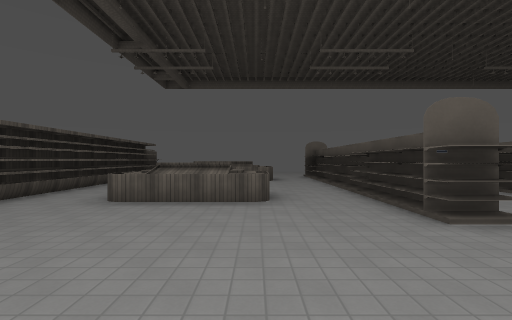
[1] (above)

24 first-person views from a walk through a 3-D level made in the Godot game engine. The camera is 1.5 m above the floor, looks level and sees 85° across. The floor is counted in squares, 2 m on a side. Each view is taken from the middle of a square. On the plan, view 1 faces up. The plan holds only what a view shows up to about 10 squares ahead; the rest is blank. Some surface patterns are stand-ins.

[2]
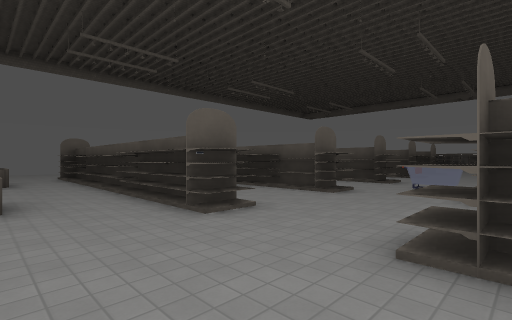

[3]
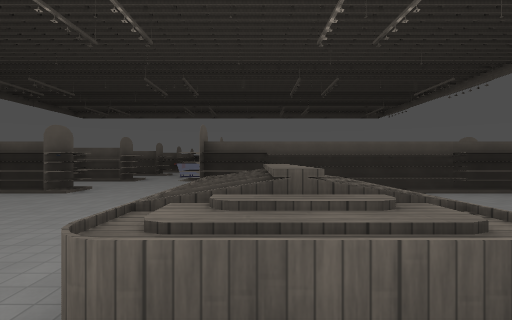

[4]
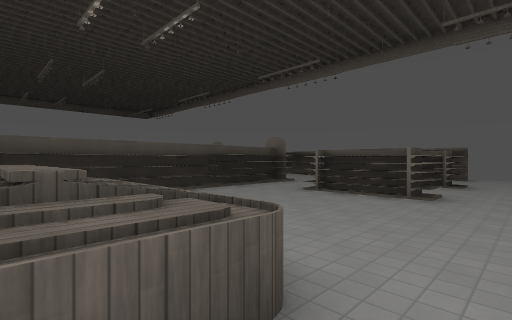

[5]
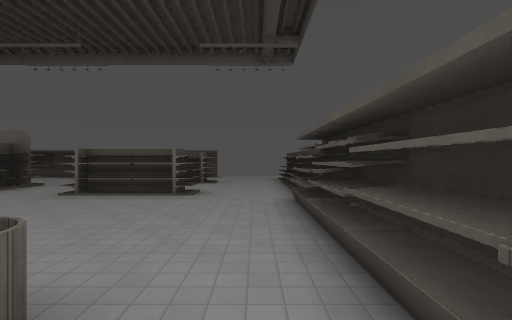

[6]
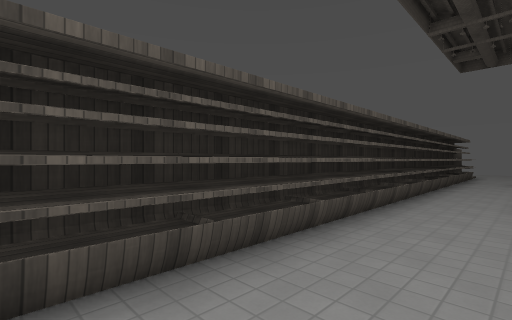

[7]
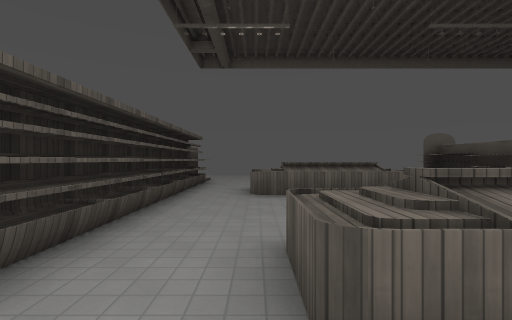

[8]
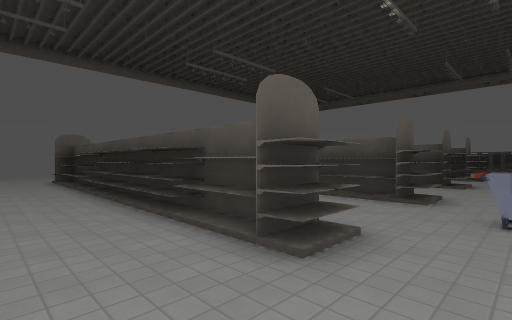

[9]
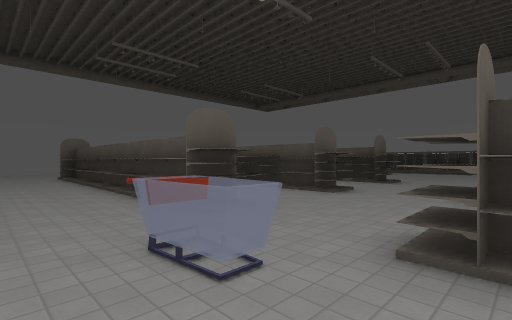

[10]
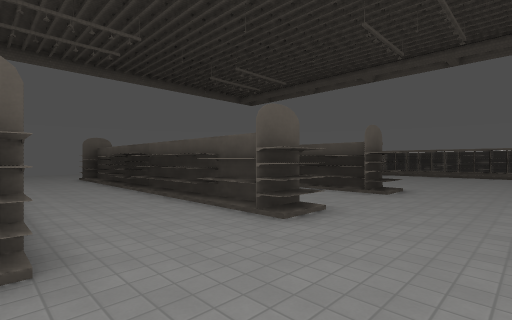

[11]
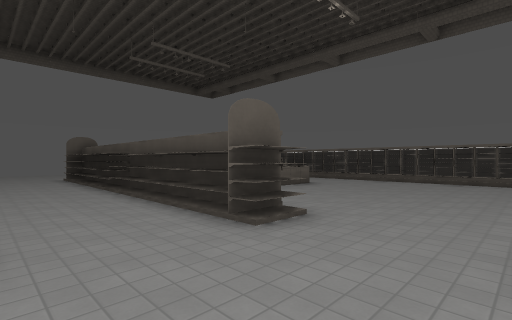

[12]
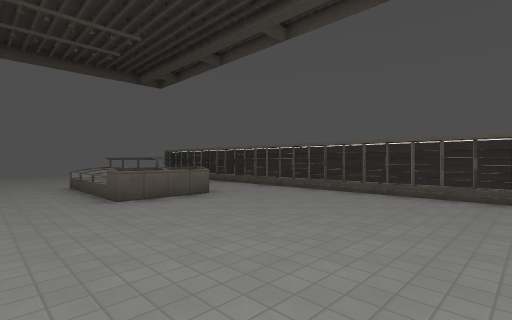

[13]
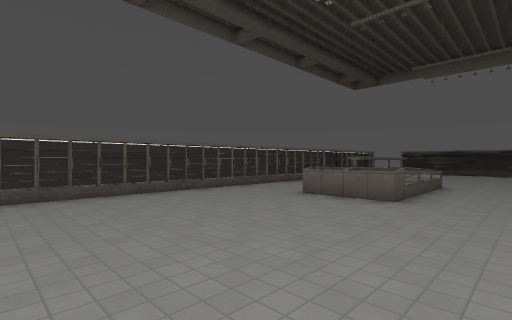

[14]
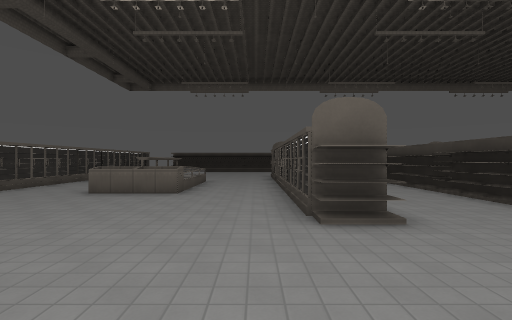

[15]
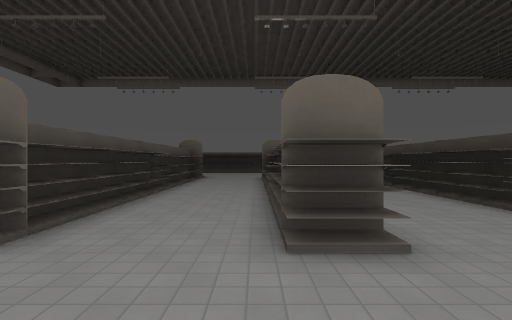

[16]
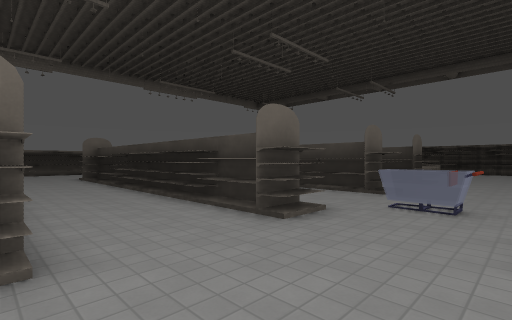

[17]
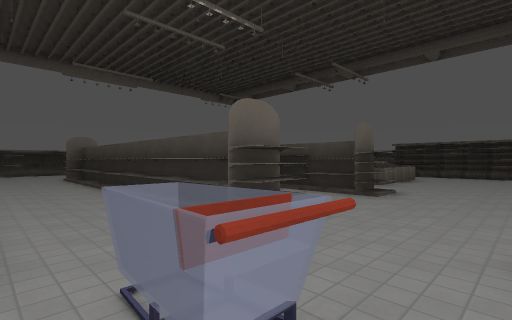

[18]
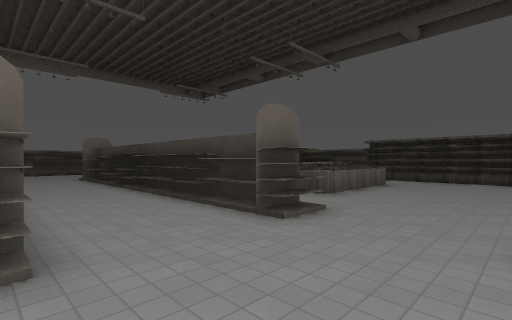

[19]
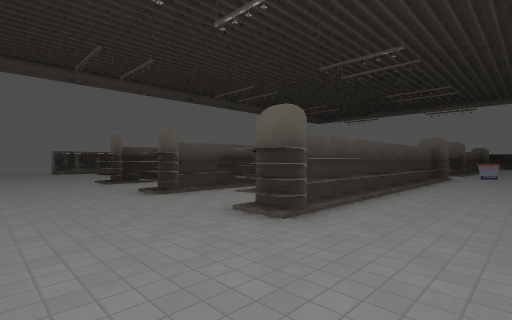

[20]
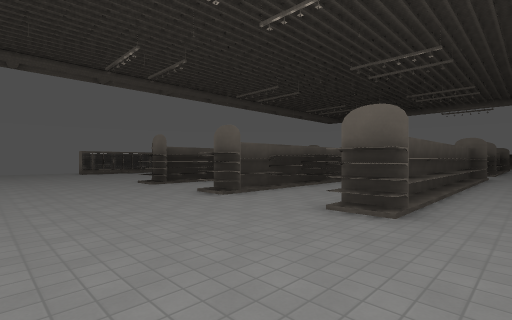

[21]
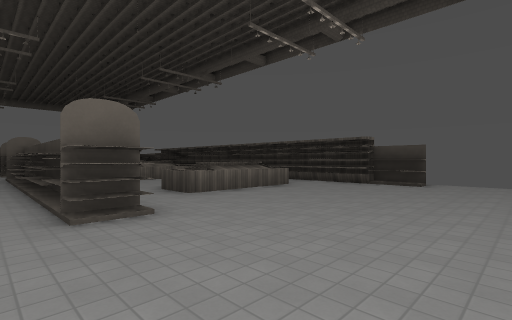

[22]
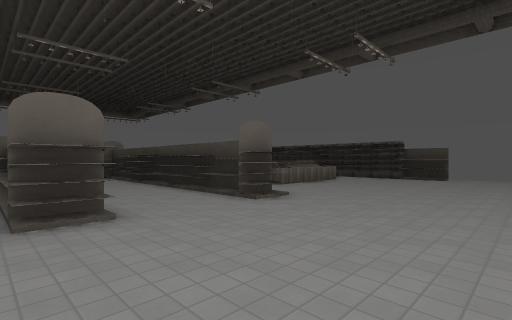

[23]
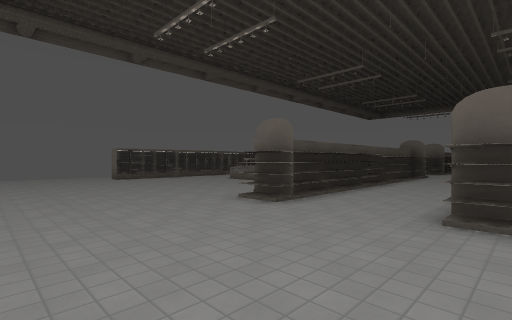

[24]
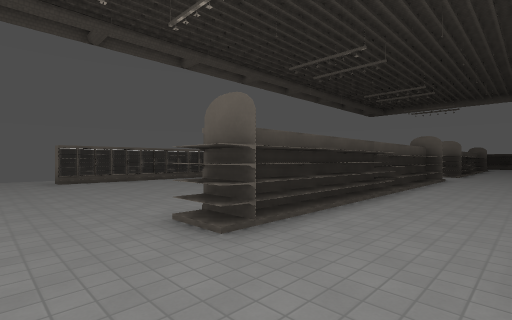

### Floor plan
Key: @ floor where view 1 was taken; # wall or solid block; . floor; / step, stairs or slope; = window, fence, low wall or low ledge; ^ raised ledge; S shelf; C cart; B bin; O other object.
Columns run from 5 left of view 1 to 26 right of it. Each row starts with its distance up from view 1.
 17 ............................
 16 ...............................
 15 ...............................
 14 #...............................
 13 S.......#..#...#..#...#.......#.
 12 S.......#..#...#..#...#.......#
 11 S.^^^^..#..#...#..#...#.......#
 10 S.^^^^..#..#...#..#...#...... #
  9 S... ...#..#...#..#...#..=#  .#
  8 S..  ...#..#...#..#...#..=# ..#
  7 S..  ...#..#...#..#...#..B#...#
  6 S..^^^..#..#...#..#...#...B...#
  5 S..^^^..#..#...#..#...#.......#
  4 S.......#..#...#..#...#.......#
  3 S.............................#
  2 S............C................#
  1 S.............................#
  0 S....@..#..#...#..#...#.......#
 -1 S.^^^^ .#..#...#..#...#.......#
 -2 #.^^^^ .#..#...#..#...#..BB...#
 -3 #...   .#..#...#..#...#..##...#
 -4 #....  .#..#...#..#...#..O# ..#
 -5 #.......#..#...#..#...#..=# ..#
 -6 #.......#..#...#..#...#...   .#
 -7 #..O#O..#..#.. #.. ...# ..
 -8 #...  ..#..#.. #..      ..
 -9 #...  ..#..#..  ..      ..
-10 #..O   ..
-11 #..
-12   ..
-13   ./

Positions as (right, up) in squares from view 1, and headings:
1: (0, 0), facing up
2: (0, 0), facing up-right
3: (-4, -1), facing right
4: (-4, -1), facing down-right
5: (-4, -1), facing down
6: (-3, 0), facing up-left
7: (-3, 4), facing up
8: (4, 2), facing up-right
9: (7, 0), facing up-right
10: (10, 1), facing up-right
11: (14, 1), facing up-right
12: (18, 1), facing up-right
13: (18, 3), facing down-right
14: (18, 4), facing down
15: (14, 3), facing down
16: (13, 3), facing down-left
17: (9, 3), facing down-left
18: (6, 3), facing down-left
19: (7, 16), facing down-right
20: (8, 17), facing down-right
21: (4, 17), facing down-left
22: (7, 17), facing down-left
23: (13, 17), facing down-right
24: (14, 15), facing down-right
